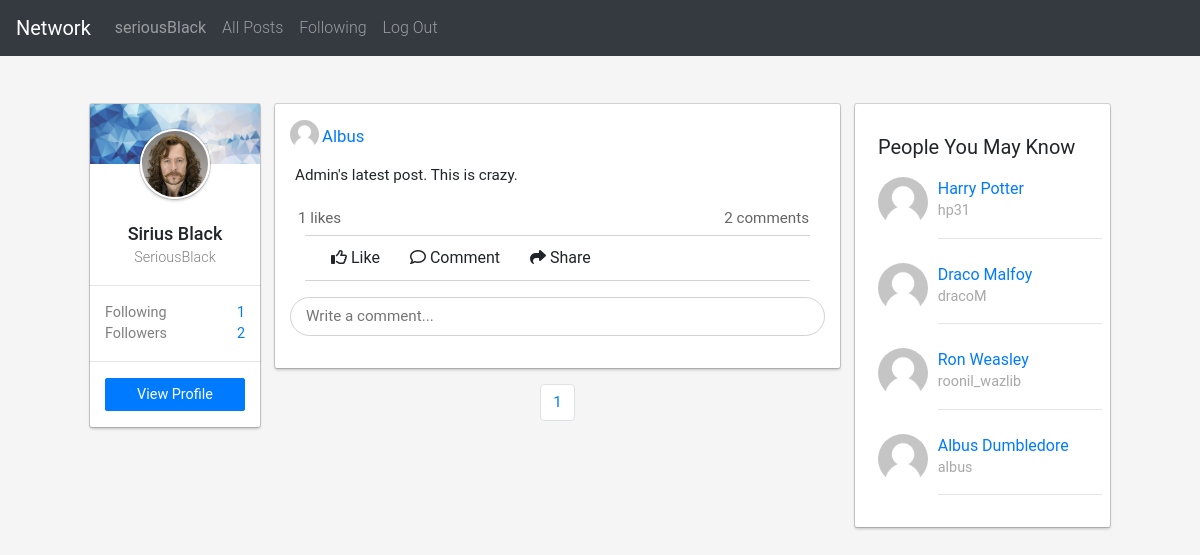
Page /seriousBlack/following (signed in) on the earlier database version.
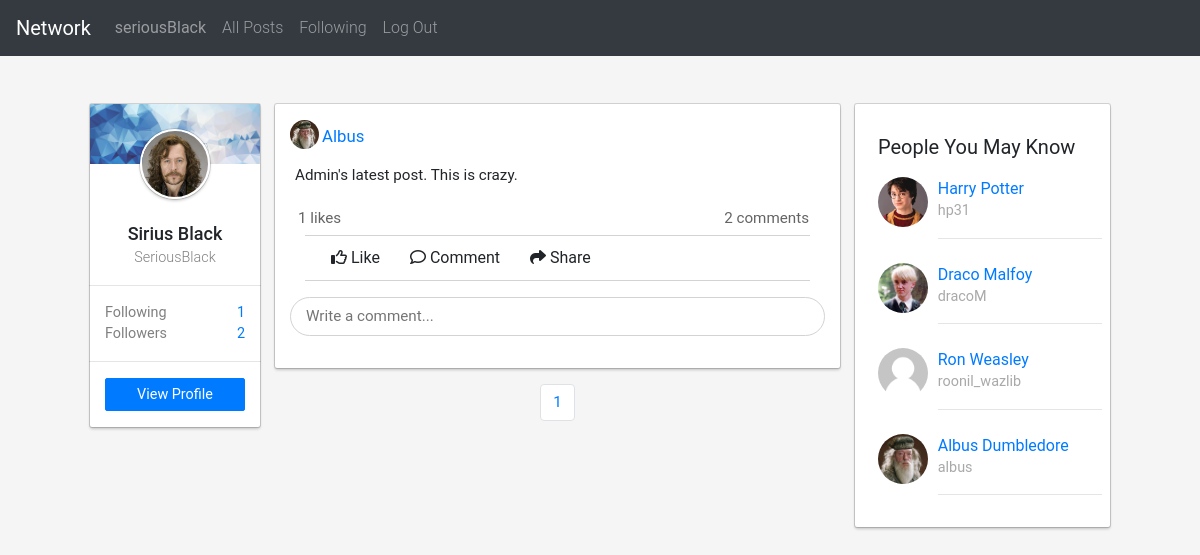
Same page on the later database version.
### network/models.py (models this page shows, shortened)
class User(AbstractUser):
    followers = models.ManyToManyField('self', blank=True, related_name="followersList", symmetrical=False)
    following = models.ManyToManyField('self', blank=True, related_name="followingList", symmetrical=False)
    profilePic = models.ImageField(upload_to=new_filename, storage=OverwriteStorage(), null=True, blank=True)
    description = models.TextField(null=True, blank=True)
    def getProfileURL(self):
        if self.profilePic and hasattr(self.profilePic, 'url'):
            return self.profilePic.url
        else:
            return "/static/network/images/defaultAvatar.png"
    def __str__(self):
        return f"{self.username}"
    def serialize(self):
        return {
            "id" : self.id,
            "username" : self.username,
            "first_name" : self.first_name,
            "last_name" : self.last_name,
            "followers" : [follower.username for follower in self.followers.all()],
            "following" : [following.username for following in self.following.all()],
            "profilePic" : self.getProfileURL(),
            "description" : self.description
        }
    def followerCount(self):
        return len(self.followers.all())
    def followingCount(self):
        return len(self.following.all())

class Post(models.Model):
    user = models.ForeignKey(User, on_delete=models.CASCADE, blank=True, related_name="posts")
    content = models.TextField()
    time = models.DateTimeField(auto_now_add=True)
    likes = models.ManyToManyField(User, blank=True, related_name="postLikes")
    ordering = ['-time']
    def comments(self):
        commentList = Comment.objects.all().filter(post=self)
        return commentList
    def allLikes(self):
        userList = list(self.likes.all())
        for i in range(len(userList)):
            userList[i] = userList[i].username
        return userList
    def serialize(self):
        return {
            "id" : self.id,
            "user" : self.user.serialize(),
            "content" : self.content,
            "likes" : len(self.allLikes()),
            "likers" : [user.serialize() for user in self.likes.all()],
            "time" : self.time.strftime("%b %d %Y, %I:%M %p"),
            "numComments" : len(self.comments())
        }

### network/views.py (the view)
# urls.py: path("<slug:username>/following", views.followingPage, name="following"),
@login_required
def followingPage(request, username):
    user = request.user
    if not user.is_authenticated:
        return HttpResponseRedirect(reverse("login"))
    profileFollowingList = user.following.all()
    postsList = []
    for profile in profileFollowingList:
        posts = Post.objects.all().filter(user=profile)
        for post in posts:
            postsList.append(post)
    postsList = utils.sortByTime(postsList)
    paginator = Paginator(postsList, 10)
    page_number = request.GET.get('page')
    page_obj = paginator.get_page(page_number)
    x = defaultdict()
    for post in postsList:
        d = post.serialize()
    print(x)
    print("\n\n", d)
    pYouMayKnow = utils.getRandomProfiles(user)
    pAlsoViewed = utils.getRandomProfiles(user)
    return render(request, "network/following.html", {
        "postsList" : postsList,
        "page_obj" : page_obj,
        "pYouMayKnow" : pYouMayKnow,
        "pAlsoViewed" : pAlsoViewed
    })

### network/models.py (called while the page is built)
    def allLikes(self):
        userList = list(self.likes.all())
        for i in range(len(userList)):
            userList[i] = userList[i].username
        return userList

### network/utils.py (called while the page is built)
def sortByTime(postsList):
    postsList.sort(key=returnTime, reverse=True)
    return postsList

def returnTime(post):
    return post.time

def getRandomProfiles(user):
    randomProfiles = list(User.objects.all().exclude(id=user.id))
    randomProfiles = random.sample(randomProfiles, k=4)
    return randomProfiles

### network/templates/network/following.html (shortened to what this page needs)
{% extends 'network/layout.html' %}
{% load static %}
{% block body %}
<div class="container" style="max-width: 85%;">
    <div class="row p-0 mt-5">
        <div class="col-md-2" style="font-size: 0.9rem">
            <div class="row mb-4 pb-3" id="viewProfileTab"
                style="min-height: 50px; background-color: white; border-radius: 2px; box-shadow: rgba(0, 0, 0, 0.15) 0px 0px 0px 1px, rgba(0, 0, 0, 0.2) 0px 2px 3px 0px;">
                <div class="col">
                    <div class="row" style="height: 60px; overflow: hidden;">
                    </div>
                    <div class="d-flex justify-content-center">
                        {% if request.user.profilePic %}
                        <img id="smallProfilePic" src="{{request.user.profilePic.url}}" alt="profile-pic">
                        {% else %}
                        <img id="smallProfilePic" src="{% static 'network/images/defaultAvatar.png' %}"
                            alt="profile-pic">
                        {% endif %}
                    </div>
                    <div class="mb-3 mt-3 text-center">
                        <span style="font-size: 1.125rem; font-weight: 500;">{{request.user.first_name|capfirst}}
                            {{request.user.last_name|capfirst}}</span>
                        <br>
                        <span id="profileUsername" style="color: gray; font-weight: 300">{{request.user.username|capfirst}}</span>
                    </div>
                    <hr class="mx-n3">
                    <div style="color: grey;">
                        <div> Following <span style="float: right; color: #007bff">{{request.user.followingCount}}</span> </div>
                        <div> Followers <span style="float: right; color: #007bff">{{request.user.followerCount}}</span> </div>
                    </div>
                    <hr class="mx-n3">
                    <a href="{% url 'profile' request.user.username %}">
                        <div class="btn btn-primary" id="viewProfileButton">View Profile</div>
                    </a>
                </div>
            </div>
        </div>
        <div class="col-md-7" style="font-size: 0.95rem">
            <div id="postsDisplay">
                {% for post in page_obj %}
                <div class="d-flex py-3 mb-3 postContainer" id="postContainer-{{post.id}}">
                    <div class="col">
                        <div class="row">
                            <div class="col-1">
                                {% if post.user.profilePic %}
                                <img class="postProfilePicSmall" src="{{post.user.profilePic.url}}" alt="profile-pic">
                                {% else %}
                                <img class="postProfilePicSmall" src="{% static 'network/images/defaultAvatar.png' %}" alt="profile-pic">
                                {% endif %}
                            </div>
                            <div class="col-11 pl-0 align-self-end">
                                <span style="font-size: 1.05rem;" id="postUser" style="display: inline-block;">
                                    <a href="{% url 'profile' post.user %}"
                                        class="userProfileLink">{{post.user|capfirst}}</a>
                                </span>
                            </div>
                        </div>
                        <div class="row">
                            <div class="col">
                                <div class="postContent" id="post-{{post.id}}">{{post.content}}</div>
                            </div>
                        </div>
                        <div class="metaInfoRow d-flex justify-content-between ml-2 mr-3">
                            <div class="numLikes" data-numLikes="{{post.allLikes|length}}" id="postLikes-{{post.id}}" data-id="{{post.id}}" data-type="post"> {{post.allLikes|length}} likes </div>
                            <div class="numComments" data-numComments="{{post.comments|length}}" id="postComments-{{post.id}}" data-postID="{{post.id}}" data-type="post">{{post.comments|length}} comments</div>
                        </div>
                        <div class="row postOptionRow" id="optionRow-{{post.id}}">
                            {% if request.user.username in post.allLikes %}
                            <span class="options likeButton ml-3" data-id="post-{{post.id}}" style="color: #007bff"
                                data-item="post">
                                <i class="far fa-thumbs-up"></i> Like</span>
                            {% else %}
                            <span class="options likeButton ml-3" data-id="post-{{post.id}}" data-item="post">
                                <i class="far fa-thumbs-up"></i> Like</span>
                            {% endif %}
                            <span class="options" data-id="post-{{post.id}}"><i class="far fa-comment"></i>
                                Comment</span>
                            <span class="options" data-id="post-{{post.id}}"><i class="fas fa-share"></i> Share</span>
                        </div>
                        <div class="row">
                            <div class="col my-3">
                                <input class="comment" data-postID="{{post.id}}" type="text"
                                    placeholder="Write a comment..."
                                    style="width: 100%; padding: 7px 15px; border-radius: 50px; border: 1px solid lightgrey">
                            </div>
                        </div>
                    </div>
                </div>
                {% endfor %}
            </div>
            <nav aria-label="page navigation">
                <ul class="pagination justify-content-center">
                    {% for page_number in page_obj.paginator.page_range %}
                    <li class="page-item"><a class="page-link" href="?page={{page_number}}">{{page_number}}</a></li>
                    {% endfor %}
                </ul>
            </nav>
        </div>
        <div class="col-md-3">
            <div class="row p-2 mb-4" id="pYouMayKnowTab" style="position: sticky; top: 76px;">
                <div class="col">
                    <div id="pYouMayKnow">People You May Know</div>
                    {% for profile in pYouMayKnow %}
                    <div class="suggestedUsers mb-2">
                        <div class="row">
                            <div class="col-3">
                                {% if profile.profilePic %}
                                <img src="{{ profile.profilePic.url }}" alt="profile-pic" class="pYouMayKnowPic">
                                {% else %}
                                <img src="{% static 'network/images/defaultAvatar.png' %}" alt="profile-pic"
                                    class="pYouMayKnowPic">
                                {% endif %}
                            </div>
                            <div class="col-9 pr-0">
                                <div><a href="{% url 'profile' profile.username %}"> {{profile.first_name}}
                                        {{profile.last_name}} </a></div>
                                <div style="font-size: 0.9rem; margin-top: -1px; color: darkgrey">{{profile.username}}
                                </div>
                                <hr>
                            </div>
                        </div>
                    </div>
                    {% endfor %}
                </div>
            </div>
        </div>
    </div>
</div>
{% endblock %}

### network/templates/network/layout.html (shortened to what this page needs)
{% load static %}
<!DOCTYPE html>
<html lang="en">
<head>
    <link rel="stylesheet" href="https://stackpath.bootstrapcdn.com/bootstrap/4.4.1/css/bootstrap.min.css"
>
    <link href="{% static 'network/styles.css' %}" rel="stylesheet">
</head>
<body>
    <nav class="navbar navbar-expand-lg sticky-top navbar-dark bg-dark">
        <a class="navbar-brand" href="{% url 'index' %}">Network</a>
        <div>
            <ul class="navbar-nav mr-auto">
                {% if user.is_authenticated %}
                <li class="nav-item">
                    <a class="nav-link"
                        href="{% url 'profile' user.username %}"><strong id="username">{{ user.username }}</strong></a>
                </li>
                {% endif %}
                <li class="nav-item">
                    <a class="nav-link" href="{% url 'index' %}">All Posts</a>
                </li>
                {% if user.is_authenticated %}
                <li class="nav-item">
                    <a class="nav-link" href="{% url 'following' request.user.username %}">Following</a>
                </li>
                <li class="nav-item">
                    <a class="nav-link" href="{% url 'logout' %}">Log Out</a>
                </li>
                {% endif %}
            </ul>
        </div>
    </nav>
    <div class="body">
        {% block body %}
        {% endblock %}
    </div>
</body>
</html>

### network/static/network/styles.css (style rules this page uses)
body { font-family: "Roboto", Arial, Helvetica, sans-serif; background-color: #f5f5f5; }
.postContent { margin: 15px 5px; }
.options { font-size: 1rem; padding: 5px 10px; margin: 0 5px; }
.postOptionRow { align-items: center; border-top: 1px solid lightgrey; border-bottom: 1px solid lightgrey; padding: 5px 0; margin: 0 15px; }
.metaInfoRow { padding: 5px 0; }
.numLikes, .numComments { display: inline-flex; color: #646464; }
.numComments { margin-left : auto; }
.postContainer { background-color: white; border-radius: 2px; box-shadow: rgba(0, 0, 0, 0.15) 0px 0px 0px 1px, rgba(0, 0, 0, 0.2) 0px 2px 3px 0px; }
#pYouMayKnowTab, #pAlsoViewedTab { background-color : white; box-shadow: rgba(0, 0, 0, 0.15) 0px 0px 0px 1px, rgba(0, 0, 0, 0.2) 0px 2px 3px 0px; border-radius: 2px; }
#pYouMayKnow, #pAlsoViewed { font-size: 20px; margin: 20px 0 15px; }
.btn { border-radius: 2px; padding-top: 4px; padding-bottom: 4px; }
#viewProfileButton { font-size: 0.9rem; border-radius: 2px; width: 100%; padding: 5px; }
#viewProfileTab { position: sticky; top: 76px; }
.nav-item { font-weight: 300; }
#smallProfilePic { width: 70px; border-radius: 50%; height: 70px; margin-top: -35px; border: 2px solid white; margin-bottom: 5px; box-shadow: rgba(0, 0, 0, 0.15) 0px 0px 0px 1px, rgba(0, 0, 0, 0.2) 0px 2px 3px 0px; object-fit: cover; }
.postProfilePicSmall { width: 1.825rem; height: 1.825rem; object-fit: cover; border-radius: 50%; }
.pAlsoViewedPic, .pYouMayKnowPic { object-fit: cover; width: 3.125rem; height: 3.125rem; border-radius: 50%; margin-right: 10px }

Differences in the rows shown:
changed through a linked row, Post "Admin's latest post. This is crazy.": user.profilePic: picture added
changed User "Harry": profilePic: picture added
changed User "Draco": profilePic: picture added
changed User "Albus": profilePic: picture added
